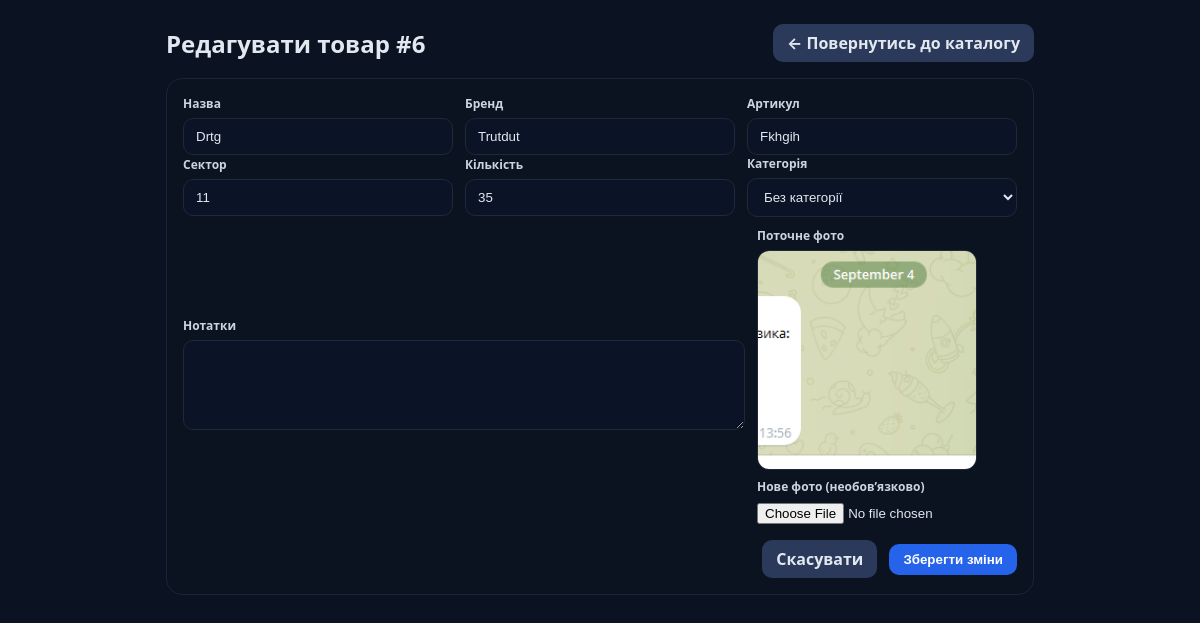
Screenshot of /pages/edit_item.php?id=6 (signed in) with the database file from the repository.
### tables this page shows
CREATE TABLE items (
        id INTEGER PRIMARY KEY AUTOINCREMENT,
        name TEXT NOT NULL,
        brand TEXT,
        sku TEXT,
        sector TEXT,
        notes TEXT,
        qty INTEGER NOT NULL DEFAULT 0,
        photo TEXT, -- шлях до файлу у /uploads/items
        created_at TEXT DEFAULT CURRENT_TIMESTAMP
    , deleted_at TEXT DEFAULT NULL, category_id INTEGER DEFAULT NULL);

### pages/edit_item.php (the view, shortened to what this page needs)
<?php
$db = db();
$id = (int)($_GET['id'] ?? 0);
$st = $db->prepare("SELECT * FROM items WHERE id = :id LIMIT 1");
$st->execute([':id'=>$id]);
$item = $st->fetch();
?>
<!doctype html>
<html lang="uk">
<head>
  <link rel="stylesheet" href="/assets/css/style.css?v=2">
  <link rel="stylesheet" href="/assets/css/theme.css?v=102">
</head>
<body>
  <div class="wrap">
    <div class="toolbar">
      <h2>Редагувати товар #<?= (int)$item['id'] ?></h2>
      <a class="btn secondary" href="/dashboard.php?open=inventory">← Повернутись до каталогу</a>
    </div>
    <form class="card" method="post" action="/logic/edit_item_logic.php" enctype="multipart/form-data">
      <div class="row">
        <div class="col">
          <label>Назва</label>
          <input type="text" name="name" value="<?= htmlspecialchars($item['name']) ?>" required>
        </div>
        <div class="col">
          <label>Бренд</label>
          <input type="text" name="brand" value="<?= htmlspecialchars($item['brand'] ?? '') ?>">
        </div>
        <div class="col">
          <label>Артикул</label>
          <input type="text" name="sku" value="<?= htmlspecialchars($item['sku'] ?? '') ?>">
        </div>
      </div>
      <div class="row">
        <div class="col">
          <label>Сектор</label>
          <input type="text" name="sector" value="<?= htmlspecialchars($item['sector'] ?? '') ?>">
        </div>
        <div class="col">
          <label>Кількість</label>
          <input type="number" name="qty" min="0" value="<?= (int)$item['qty'] ?>">
        </div>
        <div class="col">
          <label>Категорія</label>
          <select name="category_id">
            <option value="">Без категорії</option>
          </select>
        </div>
      </div>
      <div class="row" style="margin-top:10px">
        <div class="col">
          <label>Нотатки</label>
          <textarea name="notes"><?= htmlspecialchars($item['notes'] ?? '') ?></textarea>
        </div>
        <div class="col" style="max-width:260px">
          <label>Поточне фото</label>
          <div class="preview">
            <?php if (!empty($item['photo'])): ?>
              <img src="<?= htmlspecialchars($item['photo']) ?>" alt="Фото">
            <?php else: ?>
              <img src="https://placehold.co/400x400?text=No+Photo" alt="Фото">
            <?php endif; ?>
          </div>
          <div style="margin-top:8px">
            <label>Нове фото (необов’язково)</label>
            <input type="file" name="photo" accept="image/*">
          </div>
        </div>
      </div>
      <div class="row" style="margin-top:16px;justify-content:flex-end">
        <a class="btn secondary" href="/dashboard.php?open=inventory">Скасувати</a>
        <button class="btn primary" type="submit">Зберегти зміни</button>
      </div>
    </form>
  </div>
</body>
</html>

### assets/css/style.css (style rules this page uses)
:root { --bg: #0b1222; --bg-elev: #0f172a; --line: #1f2937; --text: #e2e8f0; --muted: #94a3b8; --brand: #2563eb; --ok-bg: #0b2a17; --ok-fg:#bbf7d0; --ok-line:#0f3a20; --err-bg: #2a0b0b; --err-fg:#fecaca; --err-line:#3b0f0f; }
* { box-sizing: border-box; }
html,body { height:100%; }
body { margin:0; font-family: system-ui, -apple-system, Segoe UI, Roboto, Arial, sans-serif; background: var(--bg); color: var(--text); -webkit-font-smoothing: antialiased; -moz-osx-font-smoothing: grayscale; }
img { max-width:100%; display:block; }
a { color: inherit; text-decoration: none; }
h1,h2,h3,h4,p { margin:0 0 12px; }
input[type="text"], input[type="number"], input[type="email"], input[type="password"], select, textarea { width: 100%; background: #0b1326; color: var(--text); border: 1px solid var(--line); border-radius: 10px; padding: 10px 12px; outline: none; }
input::placeholder, textarea::placeholder { color: var(--muted); }
label { display:block; font-size: 12px; color: var(--muted); margin-bottom:6px; }
.row { display:flex; gap:10px; align-items:center; }

### assets/css/theme.css (style rules this page uses)
.toolbar { display:grid;grid-template-columns:auto 1fr;align-items:center;gap:16px;margin-bottom:16px }
.toolbar h2 { margin:0 }
.btn { border:none;cursor:pointer;font-weight:700;padding:8px 14px;border-radius:10px;transition:.15s }
.btn.primary { background:#2563eb;color:#fff }
.btn.secondary { background:#2b3a5a;color:#e2e8f0 }
.card { background:#0f172a; border:1px solid #1f2937; border-radius:14px; overflow:hidden; }

### pages/edit_item.php (style rules this page uses)
.wrap { max-width:900px;margin:24px auto;padding:0 16px; }
.card { background:#0b1220;border:1px solid #1c2534;border-radius:16px;padding:16px }
.row { display:flex;gap:12px;flex-wrap:wrap }
.row .col { flex:1 1 220px }
.preview { width:220px;height:220px;border-radius:12px;overflow:hidden;background:#0f172a;border:1px solid #1f2937 }
.preview img { width:100%;height:100%;object-fit:cover }
.toolbar { display:flex;align-items:center;justify-content:space-between;margin-bottom:16px }
.toolbar a { white-space:nowrap }
label { display:block;margin-bottom:6px;color:#cbd5e1;font-weight:600 }
input[type="text"], input[type="number"], textarea, select { width:100% }
textarea { min-height:90px }

### rows the page displays
items: id "6", name "Drtg", brand "Trutdut", sku "Fkhgih", sector "11", qty "35", photo (picture)
